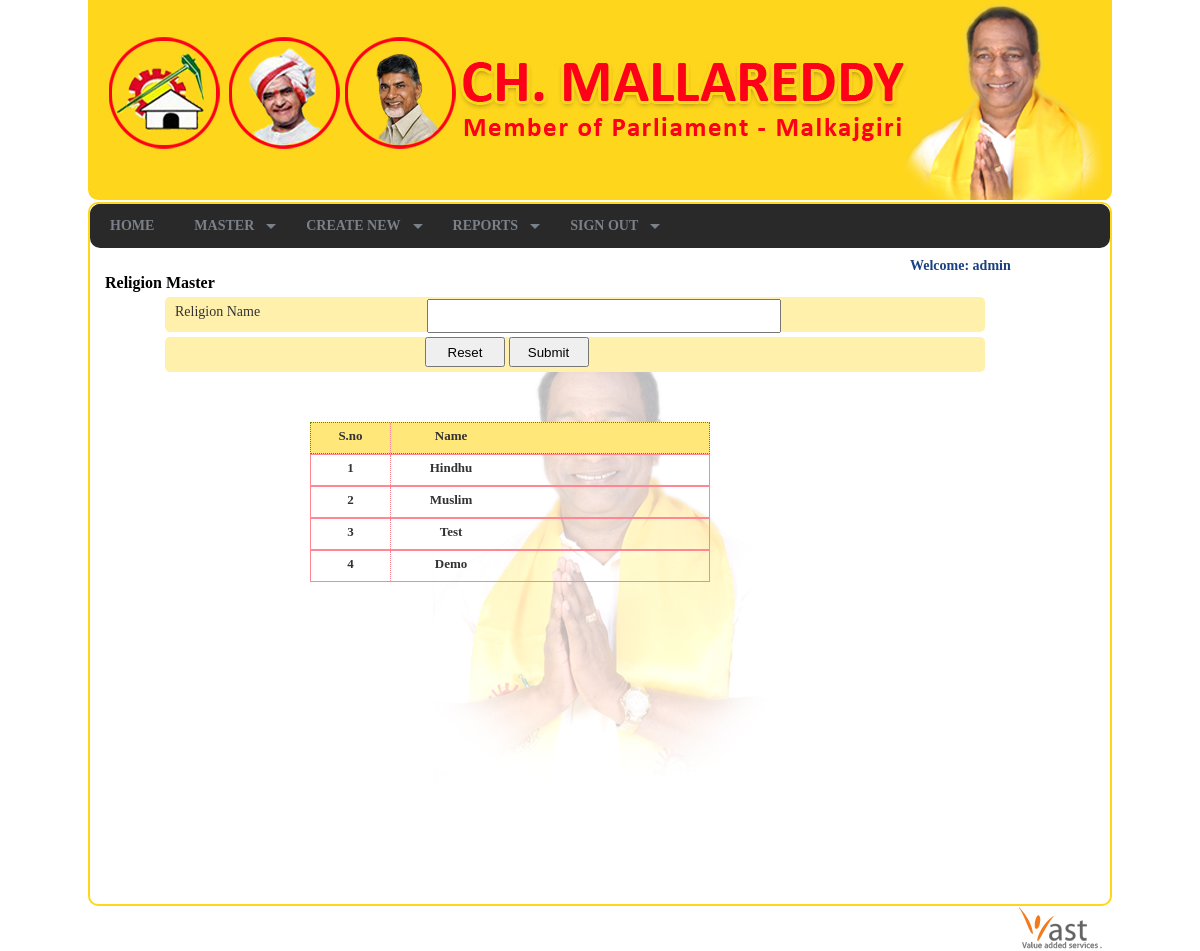
Page /religionmaster.php (signed in) on the committed database.
### tables this page shows
CREATE TABLE IF NOT EXISTS `users` (
  `userid` int(11) NOT NULL AUTO_INCREMENT,
  `username` varchar(50) NOT NULL,
  `password` varchar(50) NOT NULL,
  PRIMARY KEY (`userid`),
  UNIQUE KEY `username` (`username`)
);

CREATE TABLE IF NOT EXISTS `religionmaster` (
  `religionid` int(11) NOT NULL AUTO_INCREMENT,
  `religionname` varchar(50) NOT NULL,
  PRIMARY KEY (`religionid`)
);

### religionmaster.php (the view, shortened to what this page needs)
<?php
$user = new User();
include('includes/header.php');
include('includes/menu.php');
?>
<div class="mastertitle" >Religion Master</div>
<div style="max-height:auto; min-height:500px;">
  <form method="post">
    <div class="form">
      <div class="text_form">Religion Name</div>
      <div class="text_feiled_">
        <input class="feoiled_box" name="religionname" id="religionname" type="text" />
      </div>
    </div>
    <div class="form">
      <div class="text_form"></div>
      <div class="text_feiled_">
        <input class="sub" id="reset" name="reset" value="Reset" type="submit" />
        <input class="sub" id="submit" name="submit" value="Submit" type="submit" />
      </div>
    </div>
  </form>
  <div style="height:auto; width:auto;">
    <div class="main_sn">
      <div class="sn"><strong>S.no</strong></div>
      <div class="edit"><strong>Name</strong></div>
    </div>
    <?php
$selectreligionmaster = $user->selectreligionmaster();
$i =1;
while($result = mysql_fetch_array($selectreligionmaster))
{
 ?>
    <div class="main_sn1">
      <div class="sn"><strong><?php echo $i ; ?></strong></div>
      <div class="edit"><strong><?php echo ucfirst($result['religionname']);?></strong></div>
    </div>
    <?php
	 $i++;}
?>
  </div>
</div>
</div>
</div>
<?php include('includes/footer.php'); ?>

### includes/functions.php (shortened to what this page needs)
<?php
class User
{
	public function selectreligionmaster()
	{
		$result = mysql_query("SELECT * FROM religionmaster") or die(mysql_error());
		return $result;
	}
	public function get_fullname($userid)
	{
		$result = mysql_query("SELECT * from users WHERE userid = $userid");
		$user_data = mysql_fetch_array($result);
		echo $user_data['username'];
	}
}
?>

### style.css (style rules this page uses)
body { padding:0px; margin:0px; }
.mastertitle { font-size:16px; font-weight:bold; background-image:url(images/arrow_70.gif); background-repeat:no-repeat; background-position:left center; padding-left:15px; }
.form { width:820px; height:35px; margin-left:75px; padding:0px; background-color:#fff0ac; border-radius:5px; margin-top:5px; }
.text_form { width:250px; height:28px; float:left; font-family:"Trebuchet MS"; font-size:14px; color:#333333; padding-top:7px; text-align:left; padding-left:10px; }
.text_feiled_ { width:200px; height:30px; float:left; font-family:"Trebuchet MS"; font-size:14px; color:#333333; }
.feoiled_box { width:350px; height:30px; margin:2px; padding:0px; }
.sub { width:80px; height:30px; }
.main_sn { width:398px; height:auto; min-height:27px;margin:0px; padding:0px; border:1px dotted #37991b; margin-left:220px; margin-top:50px; background-color:#ffe77a; overflow:auto; }
.sn { width:79px; height:auto; float:left; border-right:1px dotted #ff8692; min-height:25px; font-family:"Trebuchet MS"; font-size:13px; color:#333333; text-align:center; padding-top:5px; font-weight:bold; }
.edit { width:120px; height:auto; float:left; font-family:"Trebuchet MS"; font-size:13px; color:#333333; text-align:center; padding-top:5px; font-weight:bold; }
.main_sn1 { width:398px; height:auto; min-height:23px; margin:0px; padding:0px; border:1px solid #ff8692; margin-left:220px; overflow:auto; }

### rows in the picture
users: username "admin"
religionmaster: religionname "Hindhu"
religionmaster: religionname "Muslim"
religionmaster: religionname "Test"
religionmaster: religionname "Demo"
